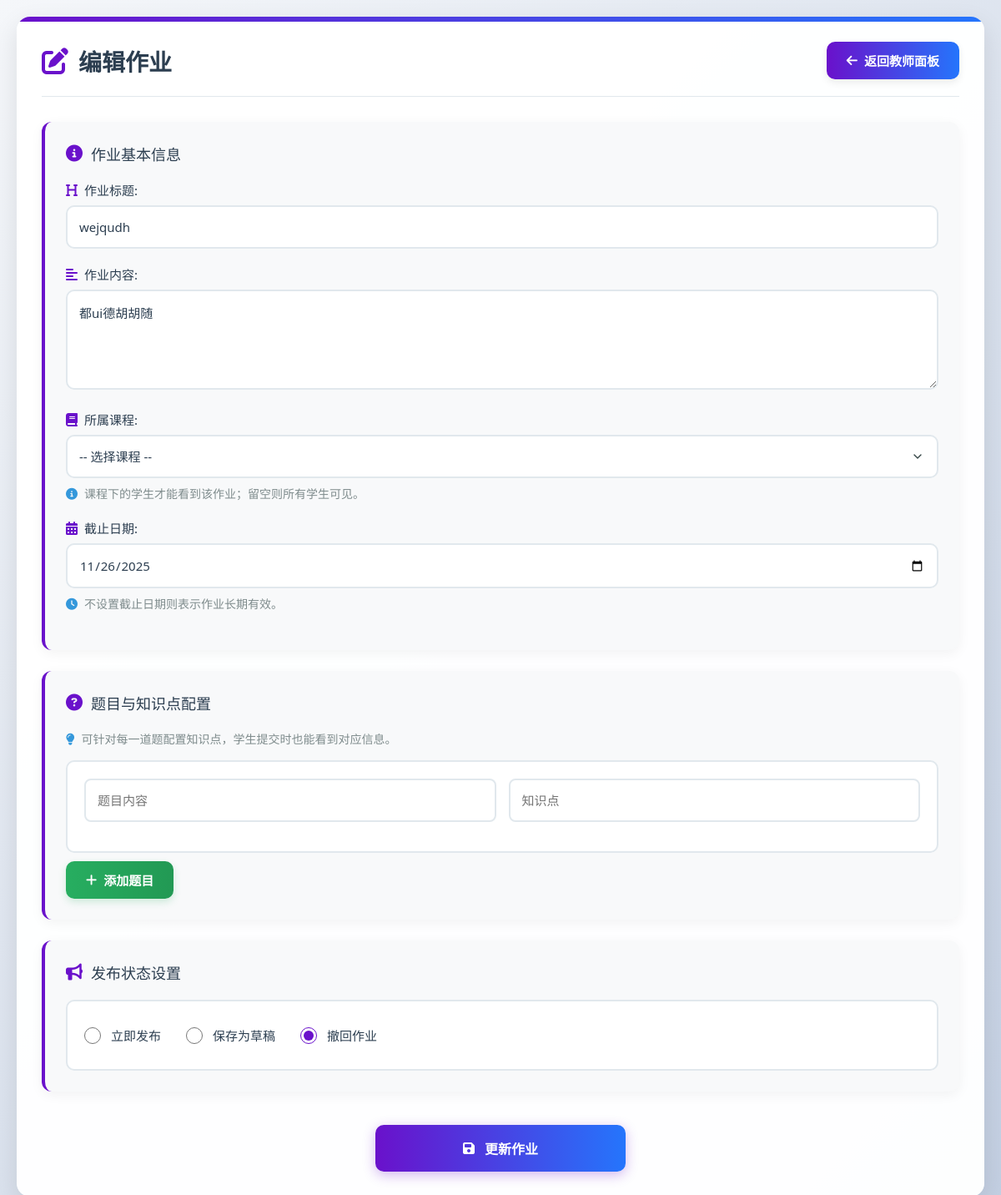
The page /teacher/assignment/2/edit (signed in) on the database its author committed.
### app.py (models this page shows)
class Assignment(db.Model):
    id = db.Column(db.Integer, primary_key=True)
    title = db.Column(db.String(200), nullable=False)
    content = db.Column(db.Text, nullable=False)
    teacher_id = db.Column(db.Integer, db.ForeignKey('user.id'), nullable=False)
    created_at = db.Column(db.DateTime, default=datetime.utcnow)
    due_date = db.Column(db.DateTime)
    course_id = db.Column(db.Integer, db.ForeignKey('course.id'), nullable=True)
    status = db.Column(db.String(20), default='published')
    withdrawn_at = db.Column(db.DateTime, nullable=True)
    teacher = relationship('User', backref=db.backref('assignments', lazy=True))
    course = relationship('Course', backref=db.backref('assignments', lazy=True))

### app.py (the view, shortened to what this page needs)
@app.route('/teacher/assignment/<int:assignment_id>/edit', methods=['GET', 'POST'])
def edit_assignment(assignment_id):
    if 'user_id' not in session or session['role'] != 'teacher':
        return redirect(url_for('login'))
    assignment = Assignment.query.get_or_404(assignment_id)
    if assignment.teacher_id != session['user_id']:
        flash('没有权限编辑该作业。', 'error')
        return redirect(url_for('teacher_dashboard'))
    teacher_courses = Course.query.filter_by(teacher_id=session['user_id']).all()
    return render_template('create_assignment.html', courses=teacher_courses, assignment=assignment)

### templates/create_assignment.html (shortened to what this page needs)
<!DOCTYPE html>
<html lang="zh-CN">
<head>
    <link rel="stylesheet" href="https://cdnjs.cloudflare.com/ajax/libs/font-awesome/6.4.0/css/all.min.css">
</head>
<body>
    <div class="floating-elements">
    </div>
    <div class="container">
        <div class="header">
            <h1><i class="fas fa-{{ 'edit' if assignment else 'file-upload' }}"></i>
                {{ '编辑作业' if assignment else '发布新作业' }}
            </h1>
            <a href="{{ url_for('teacher_dashboard') }}" class="btn btn-primary">
                <i class="fas fa-arrow-left"></i>返回教师面板
            </a>
        </div>
        <form method="POST">
            <div class="section">
                <div class="section-title"><i class="fas fa-info-circle"></i>作业基本信息</div>
                <div class="form-group">
                    <label for="title" class="form-label">
                        <i class="fas fa-heading"></i>作业标题:
                    </label>
                    <input type="text" id="title" name="title" class="form-control"
                           value="{{ assignment.title if assignment else '' }}"
                           placeholder="请输入作业标题" required>
                </div>
                <div class="form-group">
                    <label for="content" class="form-label">
                        <i class="fas fa-align-left"></i>作业内容:
                    </label>
                    <textarea id="content" name="content" class="form-control"
                              placeholder="请详细描述作业内容、要求等" required>{{ assignment.content if assignment else '' }}</textarea>
                </div>
                <div class="form-group">
                    <label for="course_id" class="form-label">
                        <i class="fas fa-book"></i>所属课程:
                    </label>
                    <select id="course_id" name="course_id" class="form-control">
                        <option value="">-- 选择课程 --</option>
                    </select>
                    <div class="form-hint">
                        <i class="fas fa-info-circle"></i>课程下的学生才能看到该作业；留空则所有学生可见。
                    </div>
                </div>
                <div class="form-group">
                    <label for="due_date" class="form-label">
                        <i class="fas fa-calendar-alt"></i>截止日期:
                    </label>
                    <input type="date" id="due_date" name="due_date" class="form-control"
                           value="{{ assignment.due_date.strftime('%Y-%m-%d') if assignment and assignment.due_date else '' }}">
                    <div class="form-hint">
                        <i class="fas fa-clock"></i>不设置截止日期则表示作业长期有效。
                    </div>
                </div>
            </div>
            <div class="section">
                <div class="section-title"><i class="fas fa-question-circle"></i>题目与知识点配置</div>
                <div class="form-hint">
                    <i class="fas fa-lightbulb"></i>可针对每一道题配置知识点，学生提交时也能看到对应信息。
                </div>
                <div class="questions-container" id="questions-container">
                    {% set question_list = assignment.questions if assignment else [] %}
                    {% if question_list %}
                        {% for question in question_list %}
                            <div class="question-row">
                                <input type="text" name="question_text[]" placeholder="题目内容"
                                       value="{{ question.prompt }}">
                                <input type="text" name="knowledge_point[]" placeholder="知识点"
                                       value="{{ question.knowledge_point }}">
                            </div>
                        {% endfor %}
                    {% else %}
                        <div class="question-row">
                            <input type="text" name="question_text[]" placeholder="题目内容">
                            <input type="text" name="knowledge_point[]" placeholder="知识点">
                        </div>
                    {% endif %}
                </div>
                <button type="button" class="btn-add" onclick="addQuestionRow()">
                    <i class="fas fa-plus"></i>添加题目
                </button>
            </div>
            <div class="section">
                <div class="section-title"><i class="fas fa-bullhorn"></i>发布状态设置</div>
                <div class="status-options">
                    <label class="status-option">
                        <input type="radio" name="publish_action" value="publish"
                               {% if not assignment or assignment.status == 'published' %}checked{% endif %}>
                        <span class="status-label">立即发布</span>
                    </label>
                    <label class="status-option">
                        <input type="radio" name="publish_action" value="draft"
                               {% if assignment and assignment.status == 'draft' %}checked{% endif %}>
                        <span class="status-label">保存为草稿</span>
                    </label>
                    {% if assignment %}
                        <label class="status-option">
                            <input type="radio" name="publish_action" value="withdrawn"
                                   {% if assignment.status == 'withdrawn' %}checked{% endif %}>
                            <span class="status-label">撤回作业</span>
                        </label>
                    {% endif %}
                </div>
            </div>
            <div class="actions">
                <button type="submit" class="btn-submit">
                    <i class="fas fa-{{ 'save' if assignment else 'plus' }}"></i>
                    {{ '更新作业' if assignment else '保存作业' }}
                </button>
            </div>
        </form>
    </div>
</body>
</html>

### templates/create_assignment.html (style rules this page uses)
* { margin: 0; padding: 0; box-sizing: border-box; font-family: 'Segoe UI', 'Microsoft YaHei', sans-serif; }
body { background: linear-gradient(135deg, #f5f7fa 0%, #c3cfe2 100%); min-height: 100vh; padding: 20px; position: relative; overflow-x: hidden; }
body::before { content: ''; position: absolute; top: 0; left: 0; width: 100%; height: 100%; z-index: -1; }
.container { max-width: 1200px; margin: 0 auto; background: rgba(255, 255, 255, 0.97); border-radius: 16px; box-shadow: 0 10px 30px rgba(0, 0, 0, 0.1); padding: 30px; position: relative; overflow: hidden; animation: fadeIn 0.6s ease-out; }
.container::before { content: ''; position: absolute; top: 0; left: 0; width: 100%; height: 6px; background: linear-gradient(90deg, #6a11cb, #2575fc); }
.header { display: flex; justify-content: space-between; align-items: center; margin-bottom: 30px; padding-bottom: 20px; border-bottom: 1px solid #e1e8ed; }
.header h1 { font-size: 28px; color: #2c3e50; font-weight: 700; display: flex; align-items: center; gap: 12px; }
.header h1 i { color: #6a11cb; font-size: 32px; }
.btn { display: inline-flex; align-items: center; justify-content: center; gap: 8px; padding: 12px 24px; text-decoration: none; border-radius: 10px; font-weight: 600; font-size: 15px; transition: all 0.3s ease; border: none; cursor: pointer; box-shadow: 0 4px 10px rgba(0, 0, 0, 0.08); }
.btn-primary { background: linear-gradient(90deg, #6a11cb, #2575fc); color: white; }
.section { background: #f8f9fa; border-radius: 12px; padding: 25px; margin-bottom: 25px; box-shadow: 0 4px 15px rgba(0, 0, 0, 0.05); border-left: 4px solid #6a11cb; }
.section-title { font-size: 18px; color: #2c3e50; margin-bottom: 20px; display: flex; align-items: center; gap: 10px; }
.section-title i { color: #6a11cb; font-size: 20px; }
.form-group { margin-bottom: 20px; }
.form-label { display: block; margin-bottom: 8px; font-size: 15px; color: #2c3e50; font-weight: 500; display: flex; align-items: center; gap: 8px; }
.form-label i { color: #6a11cb; font-size: 16px; }
.form-control { width: 100%; padding: 14px; border: 2px solid #e1e8ed; border-radius: 10px; font-size: 15px; color: #2c3e50; transition: all 0.3s ease; background-color: white; }
textarea.form-control { resize: vertical; min-height: 120px; line-height: 1.6; }
select.form-control { appearance: none; background-repeat: no-repeat; background-position: right 15px center; background-size: 16px; padding-right: 45px; }
.form-hint { color: #7f8c8d; font-size: 14px; margin-top: 8px; display: flex; align-items: center; gap: 8px; line-height: 1.5; }
.form-hint i { color: #3498db; font-size: 14px; flex-shrink: 0; }
.questions-container { background: white; border-radius: 10px; padding: 20px; margin-top: 15px; border: 2px solid #e1e8ed; }
.question-row { display: flex; gap: 15px; margin-bottom: 15px; align-items: center; }
.question-row input { flex: 1; padding: 14px; border: 2px solid #e1e8ed; border-radius: 8px; font-size: 15px; transition: all 0.3s ease; background-color: white; }
.btn-add { display: inline-flex; align-items: center; gap: 8px; padding: 12px 24px; background: linear-gradient(90deg, #27ae60, #229954); color: white; border: none; border-radius: 10px; font-weight: 600; font-size: 15px; cursor: pointer; transition: all 0.3s ease; margin-top: 10px; box-shadow: 0 4px 10px rgba(39, 174, 96, 0.2); }
.status-options { display: flex; gap: 30px; margin-top: 15px; padding: 20px; background: white; border-radius: 10px; border: 2px solid #e1e8ed; flex-wrap: wrap; }
.status-option { display: flex; align-items: center; gap: 12px; cursor: pointer; padding: 10px 0; }
.status-option input[type="radio"] { width: 20px; height: 20px; accent-color: #6a11cb; cursor: pointer; }
.status-label { color: #2c3e50; font-weight: 500; font-size: 15px; cursor: pointer; }
.btn-submit { display: flex; align-items: center; justify-content: center; gap: 12px; padding: 16px 32px; background: linear-gradient(90deg, #6a11cb, #2575fc); color: white; border: none; border-radius: 10px; font-size: 16px; font-weight: 600; cursor: pointer; transition: all 0.3s ease; margin: 30px auto 0; box-shadow: 0 4px 15px rgba(106, 17, 203, 0.3); width: 100%; max-width: 300px; }
.actions { text-align: center; margin-top: 40px; }
.floating-elements { position: fixed; width: 100%; height: 100%; top: 0; left: 0; overflow: hidden; z-index: -1; pointer-events: none; }

### rows shown on the page
Assignment: title "wejqudh", content "都ui德胡胡随", due_date "11/26/2025", status "☐ 立即发布", status "☐ 保存为草稿", status "☑ 撤回作业"

### other values the page prints
{{ '编辑作业' if assignment else '发布新作业' }} "编辑作业"
{{ '更新作业' if assignment else '保存作业' }} "更新作业"
